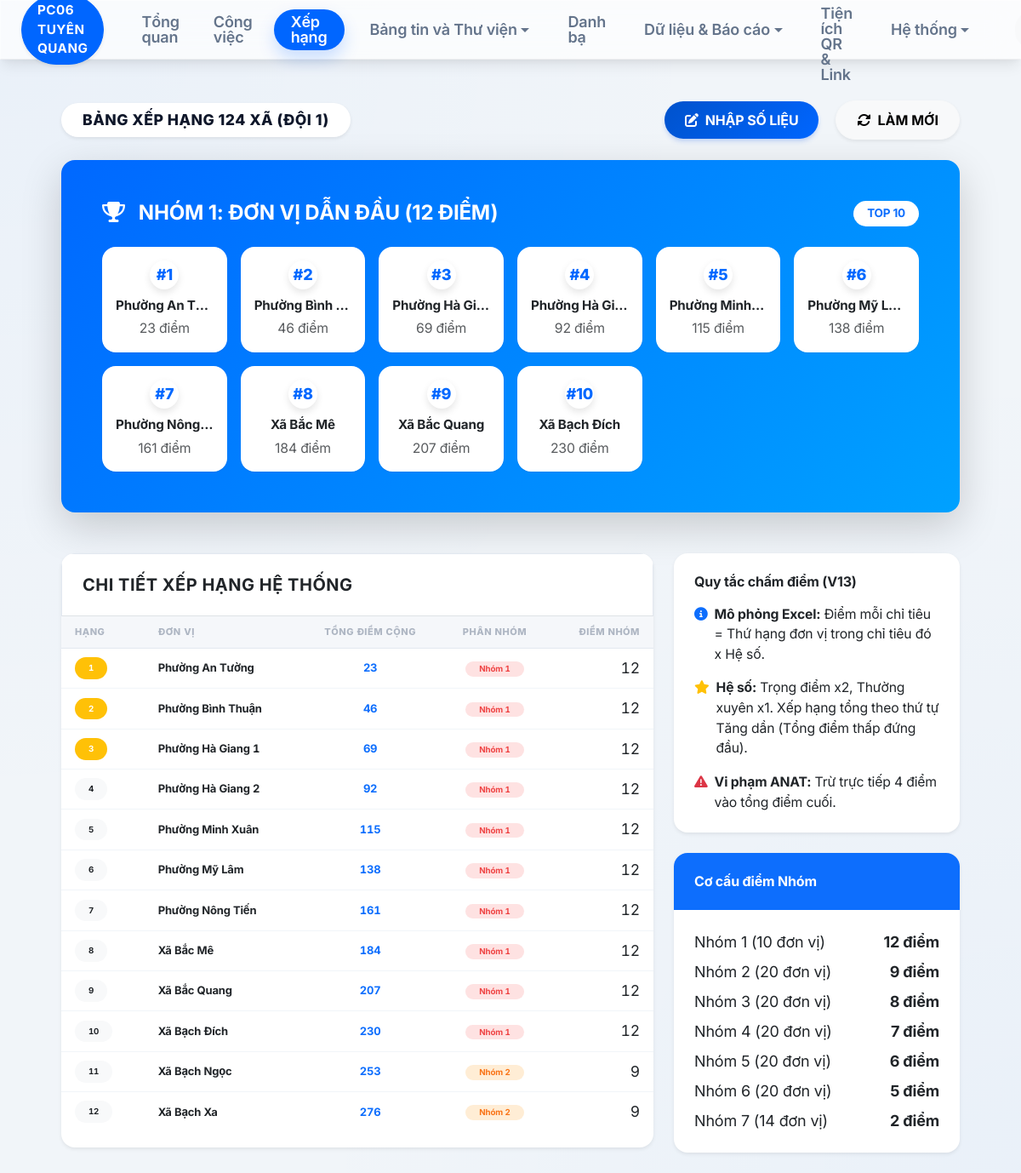
Page /ranking (signed in) on the committed database.
### models.py (models this page shows)
class RankingUnit(db.Model):
    __tablename__ = 'ranking_unit'
    id = db.Column(db.Integer, primary_key=True)
    name = db.Column(db.String(255), unique=True, nullable=False)
    group_name = db.Column(db.String(100)) # e.g. "Đội 1"

### routes/ranking.py (the view)
@ranking_bp.route('/ranking')
def index():
    units = RankingUnit.query.all()
    indicators = RankingIndicator.query.all()
    leaderboard = calculate_leaderboard()
    return render_template('ranking.html', units=units, indicators=indicators, leaderboard=leaderboard)

### app.py (called while the page is built)
@app.before_request
def check_auth():
    if session.get('uid'):
        last_active = session.get('last_active')
        now = time.time()
        if last_active and (now - last_active) > 1800: # 30 mins
            session.clear()
            return redirect(url_for('auth_bp.login'))
        session['last_active'] = now
    allowed = ['auth_bp.login', 'static', 'dl_file', 'shortlink_bp.redirect_short_link', 'shortlink_bp.get_qr', 'favicon']
    if not session.get('uid') and request.endpoint not in allowed and not (request.endpoint and request.endpoint.startswith('static')):
        return redirect(url_for('auth_bp.login'))
    if session.get('uid') and session.get('must_change') and request.endpoint not in ['auth_bp.change_password', 'auth_bp.logout', 'static']:
        return redirect(url_for('auth_bp.change_password'))

@app.context_processor
def utility_processor():
    from openpyxl.utils import get_column_letter
    return dict(col_letter_func=get_column_letter)

### templates/ranking.html (shortened to what this page needs)
{% extends "base.html" %}
{% block content %}
<div class="page-header px-4 pt-4 mb-4 animate__animated animate__fadeIn">
    <div class="header-main-group">
        <div class="header-title-pill shadow-sm bg-white">
            <h1 class="mb-0">Bảng xếp hạng 124 Xã (Đội 1)</h1>
        </div>
        <div class="header-actions">
            <a href="/ranking/input" class="btn btn-primary rounded-pill px-4 fw-bold shadow-sm">
                <i class="fa-solid fa-pen-to-square me-2"></i>NHẬP SỐ LIỆU
            </a>
            <button class="btn btn-light rounded-pill px-4 fw-bold shadow-sm ms-2" onclick="window.location.reload()">
                <i class="fa-solid fa-rotate me-2"></i>LÀM MỚI
            </button>
        </div>
    </div>
</div>
<div class="main-content-area px-4 animate__animated animate__fadeInUp">
    <div class="row g-4 mb-5">
        <div class="col-12">
            <div class="card border-0 shadow-lg rounded-4 overflow-hidden" style="background: linear-gradient(135deg, #0068ff 0%, #00a1ff 100%);">
                <div class="card-body p-4 p-xl-5 text-white">
                    <div class="d-flex justify-content-between align-items-center mb-4">
                        <h4 class="fw-bold mb-0"><i class="fa-solid fa-trophy me-3"></i>NHÓM 1: ĐƠN VỊ DẪN ĐẦU (12 ĐIỂM)</h4>
                        <span class="badge bg-white text-primary px-3 py-2 rounded-pill fw-bold">TOP 10</span>
                    </div>
                    <div class="row g-3">
                        {% for item in leaderboard[:10] %}
                        <div class="col-md-6 col-xl-2 col-lg-3">
                            <div class="card bg-white bg-opacity-15 border-0 rounded-4 p-3 h-100 text-center backdrop-blur">
                                <div class="rank-badge mb-2">#{{ item.rank }}</div>
                                <div class="fw-bold text-truncate w-100" style="font-size: 0.95rem;">{{ item.name }}</div>
                                <div class="small opacity-75 mt-1">{{ item.total_score }} điểm</div>
                            </div>
                        </div>
                        {% endfor %}
                    </div>
                </div>
            </div>
        </div>
    </div>
    <div class="row g-4">
        <div class="col-xl-8">
            <div class="card border-0 shadow-sm rounded-4 overflow-hidden bg-white">
                <div class="table-header-pill shadow-none border-bottom rounded-0 p-4">
                    <h5 class="mb-0 fw-bold text-dark">Chi tiết xếp hạng hệ thống</h5>
                </div>
                <div class="table-responsive custom-scrollbar" style="max-height: 600px;">
                    <table class="table table-hover align-middle mb-0">
                        <thead class="bg-light sticky-top" style="z-index: 10;">
                            <tr>
                                <th class="ps-4 py-3 border-0 small text-uppercase opacity-50">Hạng</th>
                                <th class="py-3 border-0 small text-uppercase opacity-50">Đơn vị</th>
                                <th class="py-3 border-0 small text-uppercase opacity-50 text-center">Tổng điểm cộng</th>
                                <th class="py-3 border-0 small text-uppercase opacity-50 text-center">Phân nhóm</th>
                                <th class="pe-4 py-3 border-0 text-end small text-uppercase opacity-50">Điểm nhóm</th>
                            </tr>
                        </thead>
                        <tbody>
                            {% for item in leaderboard %}
                            <tr class="ranking-row group-{{ item.group }}">
                                <td class="ps-4">
                                    <span class="badge {{ 'bg-warning' if item.rank <= 3 else 'bg-light text-dark' }} rounded-pill px-3 py-2 fw-bold">
                                        {{ item.rank }}
                                    </span>
                                </td>
                                <td>
                                    <div class="fw-bold text-dark">{{ item.name }}</div>
                                </td>
                                <td class="text-center fw-bold text-primary">{{ item.total_score }}</td>
                                <td class="text-center">
                                    <span class="badge group-badge-{{ item.group }} px-3 py-1 fw-bold rounded-pill">Nhóm {{ item.group }}</span>
                                </td>
                                <td class="pe-4 text-end">
                                    <div class="fw-black text-dark" style="font-size: 1.1rem;">{{ item.group_points }}</div>
                                </td>
                            </tr>
                            {% endfor %}
                        </tbody>
                    </table>
                </div>
            </div>
        </div>
        <div class="col-xl-4 text-dark">
            <div class="card border-0 shadow-sm rounded-4 p-4 bg-white mb-4">
                <h6 class="fw-bold mb-3">Quy tắc chấm điểm (V13)</h6>
                <ul class="list-unstyled small mb-0">
                    <li class="mb-3 d-flex gap-2">
                        <i class="fa-solid fa-circle-info text-primary mt-1"></i>
                        <span><strong>Mô phỏng Excel:</strong> Điểm mỗi chỉ tiêu = Thứ hạng đơn vị trong chỉ tiêu đó x Hệ số.</span>
                    </li>
                    <li class="mb-3 d-flex gap-2">
                        <i class="fa-solid fa-star text-warning mt-1"></i>
                        <span><strong>Hệ số:</strong> Trọng điểm x2, Thường xuyên x1. Xếp hạng tổng theo thứ tự Tăng dần (Tổng điểm thấp đứng đầu).</span>
                    </li>
                    <li class="mb-0 d-flex gap-2">
                        <i class="fa-solid fa-triangle-exclamation text-danger mt-1"></i>
                        <span><strong>Vi phạm ANAT:</strong> Trừ trực tiếp 4 điểm vào tổng điểm cuối.</span>
                    </li>
                </ul>
            </div>
            <div class="card border-0 shadow-sm rounded-4 overflow-hidden bg-white">
                <div class="p-4 bg-primary text-white">
                    <h6 class="fw-bold mb-0">Cơ cấu điểm Nhóm</h6>
                </div>
                <div class="p-4">
                    <div class="d-flex justify-content-between mb-2"><span>Nhóm 1 (10 đơn vị)</span> <span class="fw-bold">12 điểm</span></div>
                    <div class="d-flex justify-content-between mb-2"><span>Nhóm 2 (20 đơn vị)</span> <span class="fw-bold">9 điểm</span></div>
                    <div class="d-flex justify-content-between mb-2"><span>Nhóm 3 (20 đơn vị)</span> <span class="fw-bold">8 điểm</span></div>
                    <div class="d-flex justify-content-between mb-2"><span>Nhóm 4 (20 đơn vị)</span> <span class="fw-bold">7 điểm</span></div>
                    <div class="d-flex justify-content-between mb-2"><span>Nhóm 5 (20 đơn vị)</span> <span class="fw-bold">6 điểm</span></div>
                    <div class="d-flex justify-content-between mb-2"><span>Nhóm 6 (20 đơn vị)</span> <span class="fw-bold">5 điểm</span></div>
                    <div class="d-flex justify-content-between"><span>Nhóm 7 (14 đơn vị)</span> <span class="fw-bold">2 điểm</span></div>
                </div>
            </div>
        </div>
    </div>
</div>
{% endblock %}

### static/css/style.css (style rules this page uses)
:root { --font-size-base: clamp(14px, 0.85vw + 11px, 18px); --nav-height: clamp(56px, 3.5vw + 32px, 70px); --sidebar-width: 0px; --container-padding: clamp(16px, 2vw, 40px); --card-gap: clamp(16px, 2vw, 32px); --transition: all 0.3s cubic-bezier(0.4, 0, 0.2, 1); }
:root, [data-theme="light"] { --primary: #0066FF; --primary-light: #4D94FF; --primary-soft: rgba(0, 102, 255, 0.05); --primary-gradient: linear-gradient(135deg, #0052CC 0%, #0066FF 100%); --bg-body: #f1f5f9; --bg-surface: #ffffff; --bg-sidebar: rgba(255, 255, 255, 0.7); --text-main: #0f172a; --text-muted: #64748b; --border: #e2e8f0; --border-light: #f1f5f9; --glass-border: rgba(255, 255, 255, 0.4); --shadow-lvl1: 0 1px 2px rgba(0,0,0,0.06); --shadow-lvl2: 0 10px 15px -3px rgba(0,0,0,0.08), 0 4px 6px -2px rgba(0,0,0,0.04); --shadow-lvl3: 0 20px 25px -5px rgba(0,0,0,0.1), 0 10px 10px -5px rgba(0,0,0,0.04); --shadow-lvl4: 0 25px 50px -12px rgba(0,0,0,0.15); --shadow-primary: 0 10px 20px rgba(0, 102, 255, 0.2); }
.page-header { position: relative; z-index: 1020; overflow: visible !important; }
.page-header > div { display: flex !important; justify-content: space-between; align-items: center; flex-wrap: wrap; gap: 20px; width: 100%; }
.header-main-group { display: flex; align-items: center; gap: 24px; flex-wrap: wrap; }
.header-actions { display: flex; gap: 12px; align-items: center; }
.table-header-pill { background: #ffffff; border: 1px solid var(--border); padding: 6px 20px; border-radius: 50px; box-shadow: var(--shadow-lvl1); color: var(--primary); font-weight: 800; text-transform: uppercase; font-size: 0.75rem; letter-spacing: 0.5px; display: inline-flex; align-items: center; }
.header-title-pill { background: rgba(255, 255, 255, 0.6); backdrop-filter: blur(10px); border: 1px solid rgba(255, 255, 255, 0.8); padding: 8px 24px; border-radius: 100px; box-shadow: 0 4px 15px rgba(0,0,0,0.02); display: flex; align-items: center; gap: 12px; color: var(--text-main); }
.header-title-pill h1 { font-size: 1.1rem !important; font-weight: 800 !important; letter-spacing: 0.5px; text-transform: uppercase; }
@media (max-width: 1200px) { .page-header > div { display: flex !important; flex-wrap: wrap; justify-content: space-between !important; } }
body { font-family: 'Inter', 'Be Vietnam Pro', -apple-system, sans-serif; background-color: var(--bg-body); background-image: radial-gradient(at 0% 0%, rgba(0, 102, 255, 0.03) 0px, transparent 50%), radial-gradient(at 100% 100%, rgba(0, 102, 255, 0.03) 0px, transparent 50%); color: var(--text-main); margin: 0; padding: 0; overflow-x: hidden; font-size: var(--font-size-base); transition: background-color 0.3s, color 0.3s; letter-spacing: -0.01em; }
.card { background: var(--bg-surface); border: 1px solid var(--border); border-radius: 16px; box-shadow: var(--shadow-lvl1); transition: var(--transition); }
.table-responsive { border-radius: 16px; overflow: hidden; border: 1px solid var(--border); background: var(--bg-surface); box-shadow: var(--shadow-sm); margin-bottom: 1.5rem; }
.table { width: 100%; border-collapse: collapse; font-size: 13px; margin-bottom: 0; }
.table th, .table td { padding: 10px 16px !important; border-bottom: 1px solid var(--border-light) !important; vertical-align: middle; color: var(--text-main); white-space: nowrap; border-top: none !important; font-variant-numeric: tabular-nums; }
.table thead th { position: sticky; top: 0; background: var(--bg-body) !important; z-index: 10; color: var(--text-muted); font-weight: 800; font-size: 11px; text-transform: uppercase; letter-spacing: 0.5px; border-bottom: 1px solid var(--border) !important; }
.table tbody tr { transition: background-color 0.15s ease; }
.btn { padding: 10px 20px; border-radius: 10px; font-weight: 600; transition: all 0.3s cubic-bezier(0.175, 0.885, 0.32, 1.275); }
.btn-primary { background: var(--primary-gradient); border: none; box-shadow: 0 4px 12px rgba(37, 99, 235, 0.3); }
.btn-primary.shadow-sm, .btn-success.shadow-sm { box-shadow: 0 4px 6px -1px rgba(37, 99, 235, 0.2), 0 2px 4px -1px rgba(37, 99, 235, 0.1) !important; }

### templates/base.html (style rules this page uses)
.table-responsive { border-radius: 0 !important; border: none !important; }

### rows in the picture
RankingUnit: rank "1", name "Phường An T…", total_score "23", name "Phường An Tường", group "1", group_points "12"
RankingUnit: rank "2", name "Phường Bình…", total_score "46", name "Phường Bình Thuận", group "1", group_points "12"
RankingUnit: rank "3", name "Phường Hà Gi…", total_score "69", name "Phường Hà Giang 1", group "1", group_points "12"
RankingUnit: rank "4", name "Phường Hà Gi…", total_score "92", name "Phường Hà Giang 2", group "1", group_points "12"
RankingUnit: rank "5", name "Phường Minh…", total_score "115", name "Phường Minh Xuân", group "1", group_points "12"
RankingUnit: rank "6", name "Phường Mỹ L…", total_score "138", name "Phường Mỹ Lâm", group "1", group_points "12"
RankingUnit: rank "7", name "Phường Nông…", total_score "161", name "Phường Nông Tiến", group "1", group_points "12"
RankingUnit: rank "8", name "Xã Bắc Mê", total_score "184", group "1", group_points "12"
RankingUnit: rank "9", name "Xã Bắc Quang", total_score "207", group "1", group_points "12"
RankingUnit: rank "10", name "Xã Bạch Đích", total_score "230", group "1", group_points "12"
RankingUnit: rank "11", name "Xã Bạch Ngọc", total_score "253", group "2", group_points "9"
RankingUnit: rank "12", name "Xã Bạch Xa", total_score "276", group "2", group_points "9"
